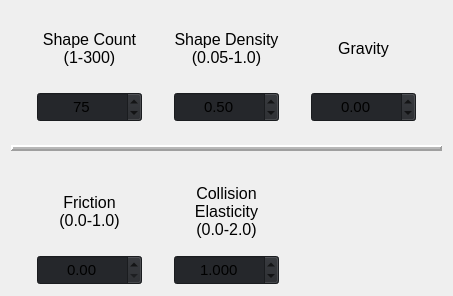
                 <widget class="QWidget" name="generalSettings">
                  <property name="sizePolicy">
                   <sizepolicy hsizetype="Expanding" vsizetype="Preferred">
                    <horstretch>0</horstretch>
                    <verstretch>0</verstretch>
                   </sizepolicy>
                  </property>
                  <layout class="QGridLayout" name="gridLayout_4">
                   <item row="0" column="1">
                    <widget class="QLabel" name="shapeCountLabel">
                     <property name="sizePolicy">
                      <sizepolicy hsizetype="Expanding" vsizetype="Preferred">
                       <horstretch>0</horstretch>
                       <verstretch>0</verstretch>
                      </sizepolicy>
                     </property>
                     <property name="minimumSize">
                      <size>
                       <width>105</width>
                       <height>75</height>
                      </size>
                     </property>
                     <property name="maximumSize">
                      <size>
                       <width>200</width>
                       <height>16777215</height>
                      </size>
                     </property>
                     <property name="font">
                      <font>
                       <pointsize>12</pointsize>
                      </font>
                     </property>
                     <property name="text">
                      <string>Shape Count
(1-300)</string>
                     </property>
                     <property name="alignment">
                      <set>Qt::AlignCenter</set>
                     </property>
                    </widget>
                   </item>
                   <item row="0" column="3">
                    <widget class="QLabel" name="shapeDensityLabel">
                     <property name="sizePolicy">
                      <sizepolicy hsizetype="Expanding" vsizetype="Preferred">
                       <horstretch>0</horstretch>
                       <verstretch>0</verstretch>
                      </sizepolicy>
                     </property>
                     <property name="minimumSize">
                      <size>
                       <width>105</width>
                       <height>75</height>
                      </size>
                     </property>
                     <property name="maximumSize">
                      <size>
                       <width>200</width>
                       <height>16777215</height>
                      </size>
                     </property>
                     <property name="font">
                      <font>
                       <pointsize>12</pointsize>
                      </font>
                     </property>
                     <property name="text">
                      <string>Shape Density
(0.05-1.0)</string>
                     </property>
                     <property name="alignment">
                      <set>Qt::AlignCenter</set>
                     </property>
                    </widget>
                   </item>
                   <item row="0" column="5">
                    <widget class="QLabel" name="gravityLabel">
                     <property name="sizePolicy">
                      <sizepolicy hsizetype="Expanding" vsizetype="Preferred">
                       <horstretch>0</horstretch>
                       <verstretch>0</verstretch>
                      </sizepolicy>
                     </property>
                     <property name="minimumSize">
                      <size>
                       <width>105</width>
                       <height>75</height>
                      </size>
                     </property>
                     <property name="maximumSize">
                      <size>
                       <width>200</width>
                       <height>16777215</height>
                      </size>
                     </property>
                     <property name="font">
                      <font>
                       <pointsize>12</pointsize>
                      </font>
                     </property>
                     <property name="text">
                      <string>Gravity</string>
                     </property>
                     <property name="alignment">
                      <set>Qt::AlignCenter</set>
                     </property>
                    </widget>
                   </item>
                   <item row="1" column="0">
                    <spacer name="spacer20">
                     <property name="orientation">
                      <enum>Qt::Horizontal</enum>
                     </property>
                     <property name="sizeType">
                      <enum>QSizePolicy::Minimum</enum>
                     </property>
                     <property name="sizeHint" stdset="0">
                      <size>
                       <width>20</width>
                       <height>20</height>
                      </size>
                     </property>
                    </spacer>
                   </item>
                   <item row="1" column="1">
                    <widget class="QSpinBox" name="shapeCount">
                     <property name="sizePolicy">
                      <sizepolicy hsizetype="Expanding" vsizetype="Preferred">
                       <horstretch>0</horstretch>
                       <verstretch>0</verstretch>
                      </sizepolicy>
                     </property>
                     <property name="minimumSize">
                      <size>
                       <width>105</width>
                       <height>30</height>
                      </size>
                     </property>
                     <property name="maximumSize">
                      <size>
                       <width>200</width>
                       <height>30</height>
                      </size>
                     </property>
                     <property name="font">
                      <font>
                       <pointsize>11</pointsize>
                      </font>
                     </property>
                     <property name="styleSheet">
                      <string notr="true">background-color: #25272b;</string>
                     </property>
                     <property name="alignment">
                      <set>Qt::AlignCenter</set>
                     </property>
                     <property name="minimum">
                      <number>1</number>
                     </property>
                     <property name="maximum">
                      <number>300</number>
                     </property>
                     <property name="singleStep">
                      <number>10</number>
                     </property>
                     <property name="value">
                      <number>75</number>
                     </property>
                    </widget>
                   </item>
                   <item row="1" column="2">
                    <spacer name="spacer2">
                     <property name="orientation">
                      <enum>Qt::Horizontal</enum>
                     </property>
                     <property name="sizeType">
                      <enum>QSizePolicy::Minimum</enum>
                     </property>
                     <property name="sizeHint" stdset="0">
                      <size>
                       <width>20</width>
                       <height>20</height>
                      </size>
                     </property>
                    </spacer>
                   </item>
                   <item row="1" column="3">
                    <widget class="QDoubleSpinBox" name="shapeDensity">
                     <property name="sizePolicy">
                      <sizepolicy hsizetype="Expanding" vsizetype="Preferred">
                       <horstretch>0</horstretch>
                       <verstretch>0</verstretch>
                      </sizepolicy>
                     </property>
                     <property name="minimumSize">
                      <size>
                       <width>105</width>
                       <height>30</height>
                      </size>
                     </property>
                     <property name="maximumSize">
                      <size>
                       <width>200</width>
                       <height>30</height>
                      </size>
                     </property>
                     <property name="font">
                      <font>
                       <pointsize>11</pointsize>
                      </font>
                     </property>
                     <property name="styleSheet">
                      <string notr="true">background-color: #25272b;</string>
                     </property>
                     <property name="alignment">
                      <set>Qt::AlignCenter</set>
                     </property>
                     <property name="minimum">
                      <double>0.050000000000000</double>
                     </property>
                     <property name="maximum">
                      <double>1.000000000000000</double>
                     </property>
                     <property name="singleStep">
                      <double>0.050000000000000</double>
                     </property>
                     <property name="value">
                      <double>0.500000000000000</double>
                     </property>
                    </widget>
                   </item>
                   <item row="1" column="4">
                    <spacer name="spacer3">
                     <property name="orientation">
                      <enum>Qt::Horizontal</enum>
                     </property>
                     <property name="sizeType">
                      <enum>QSizePolicy::Minimum</enum>
                     </property>
                     <property name="sizeHint" stdset="0">
                      <size>
                       <width>20</width>
                       <height>20</height>
                      </size>
                     </property>
                    </spacer>
                   </item>
                   <item row="1" column="5">
                    <widget class="QDoubleSpinBox" name="gravity">
                     <property name="enabled">
                      <bool>true</bool>
                     </property>
                     <property name="sizePolicy">
                      <sizepolicy hsizetype="Expanding" vsizetype="Preferred">
                       <horstretch>0</horstretch>
                       <verstretch>0</verstretch>
                      </sizepolicy>
                     </property>
                     <property name="minimumSize">
                      <size>
                       <width>105</width>
                       <height>30</height>
                      </size>
                     </property>
                     <property name="maximumSize">
                      <size>
                       <width>200</width>
                       <height>30</height>
                      </size>
                     </property>
                     <property name="font">
                      <font>
                       <pointsize>11</pointsize>
                      </font>
                     </property>
                     <property name="styleSheet">
                      <string notr="true">background-color: #25272b;</string>
                     </property>
                     <property name="alignment">
                      <set>Qt::AlignCenter</set>
                     </property>
                     <property name="decimals">
                      <number>2</number>
                     </property>
                     <property name="minimum">
                      <double>-100000.000000000000000</double>
                     </property>
                     <property name="maximum">
                      <double>100000.000000000000000</double>
                     </property>
                     <property name="singleStep">
                      <double>1.000000000000000</double>
                     </property>
                     <property name="value">
                      <double>0.000000000000000</double>
                     </property>
                    </widget>
                   </item>
                   <item row="1" column="6">
                    <spacer name="spacer6">
                     <property name="orientation">
                      <enum>Qt::Horizontal</enum>
                     </property>
                     <property name="sizeType">
                      <enum>QSizePolicy::Minimum</enum>
                     </property>
                     <property name="sizeHint" stdset="0">
                      <size>
                       <width>20</width>
                       <height>20</height>
                      </size>
                     </property>
                    </spacer>
                   </item>
                   <item row="2" column="0" colspan="7">
                    <widget class="QFrame" name="frame">
                     <property name="sizePolicy">
                      <sizepolicy hsizetype="Expanding" vsizetype="Minimum">
                       <horstretch>0</horstretch>
                       <verstretch>0</verstretch>
                      </sizepolicy>
                     </property>
                     <property name="minimumSize">
                      <size>
                       <width>0</width>
                       <height>40</height>
                      </size>
                     </property>
                     <property name="styleSheet">
                      <string notr="true">QFrame#line{
    background-color: white;
}</string>
                     </property>
                     <property name="frameShape">
                      <enum>QFrame::HLine</enum>
                     </property>
                     <property name="frameShadow">
                      <enum>QFrame::Raised</enum>
                     </property>
                     <property name="lineWidth">
                      <number>2</number>
                     </property>
                     <property name="midLineWidth">
                      <number>2</number>
                     </property>
                    </widget>
                   </item>
                   <item row="3" column="1">
                    <widget class="QLabel" name="frictionLabel">
                     <property name="sizePolicy">
                      <sizepolicy hsizetype="Expanding" vsizetype="Preferred">
                       <horstretch>0</horstretch>
                       <verstretch>0</verstretch>
                      </sizepolicy>
                     </property>
                     <property name="minimumSize">
                      <size>
                       <width>105</width>
                       <height>75</height>
                      </size>
                     </property>
                     <property name="maximumSize">
                      <size>
                       <width>200</width>
                       <height>16777215</height>
                      </size>
                     </property>
                     <property name="font">
                      <font>
                       <pointsize>12</pointsize>
                      </font>
                     </property>
                     <property name="text">
                      <string>Friction
(0.0-1.0)</string>
                     </property>
                     <property name="alignment">
                      <set>Qt::AlignCenter</set>
                     </property>
                    </widget>
                   </item>
                   <item row="3" column="3">
                    <widget class="QLabel" name="elasticityLabel">
                     <property name="sizePolicy">
                      <sizepolicy hsizetype="Expanding" vsizetype="Preferred">
                       <horstretch>0</horstretch>
                       <verstretch>0</verstretch>
                      </sizepolicy>
                     </property>
                     <property name="minimumSize">
                      <size>
                       <width>105</width>
                       <height>75</height>
                      </size>
                     </property>
                     <property name="maximumSize">
                      <size>
                       <width>200</width>
                       <height>16777215</height>
                      </size>
                     </property>
                     <property name="font">
                      <font>
                       <pointsize>12</pointsize>
                      </font>
                     </property>
                     <property name="text">
                      <string>Collision
Elasticity
(0.0-2.0)</string>
                     </property>
                     <property name="alignment">
                      <set>Qt::AlignCenter</set>
                     </property>
                    </widget>
                   </item>
                   <item row="4" column="1">
                    <widget class="QDoubleSpinBox" name="friction">
                     <property name="sizePolicy">
                      <sizepolicy hsizetype="Expanding" vsizetype="Preferred">
                       <horstretch>0</horstretch>
                       <verstretch>0</verstretch>
                      </sizepolicy>
                     </property>
                     <property name="minimumSize">
                      <size>
                       <width>105</width>
                       <height>30</height>
                      </size>
                     </property>
                     <property name="maximumSize">
                      <size>
                       <width>200</width>
                       <height>30</height>
                      </size>
                     </property>
                     <property name="font">
                      <font>
                       <pointsize>11</pointsize>
                      </font>
                     </property>
                     <property name="styleSheet">
                      <string notr="true">background-color: #25272b;</string>
                     </property>
                     <property name="alignment">
                      <set>Qt::AlignCenter</set>
                     </property>
                     <property name="minimum">
                      <double>0.000000000000000</double>
                     </property>
                     <property name="maximum">
                      <double>1.000000000000000</double>
                     </property>
                     <property name="singleStep">
                      <double>0.050000000000000</double>
                     </property>
                     <property name="value">
                      <double>0.000000000000000</double>
                     </property>
                    </widget>
                   </item>
                   <item row="4" column="3">
                    <widget class="QDoubleSpinBox" name="elasticity">
                     <property name="sizePolicy">
                      <sizepolicy hsizetype="Expanding" vsizetype="Preferred">
                       <horstretch>0</horstretch>
                       <verstretch>0</verstretch>
                      </sizepolicy>
                     </property>
                     <property name="minimumSize">
                      <size>
                       <width>105</width>
                       <height>30</height>
                      </size>
                     </property>
                     <property name="maximumSize">
                      <size>
                       <width>200</width>
                       <height>30</height>
                      </size>
                     </property>
                     <property name="font">
                      <font>
                       <pointsize>11</pointsize>
                      </font>
                     </property>
                     <property name="styleSheet">
                      <string notr="true">background-color: #25272b;</string>
                     </property>
                     <property name="alignment">
                      <set>Qt::AlignCenter</set>
                     </property>
                     <property name="decimals">
                      <number>3</number>
                     </property>
                     <property name="minimum">
                      <double>0.000000000000000</double>
                     </property>
                     <property name="maximum">
                      <double>2.000000000000000</double>
                     </property>
                     <property name="singleStep">
                      <double>0.050000000000000</double>
                     </property>
                     <property name="value">
                      <double>1.000000000000000</double>
                     </property>
                    </widget>
                   </item>
                  </layout>
                 </widget>
